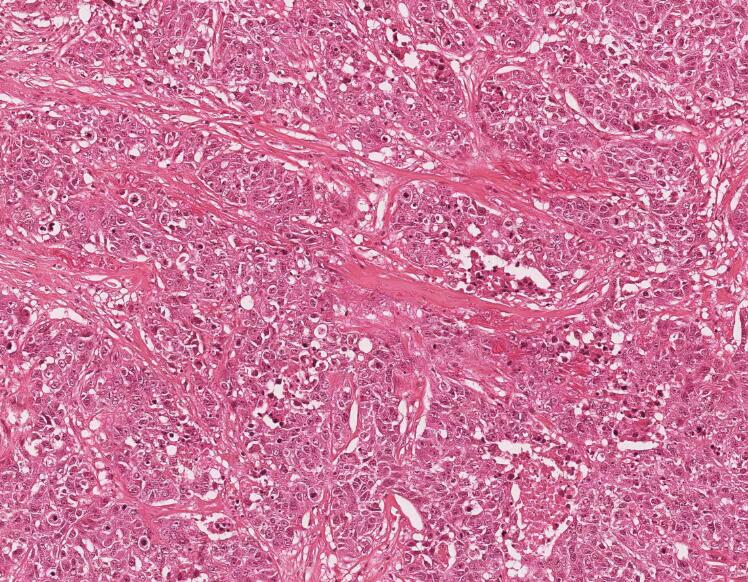
//> input picture canny_bianyuanjiance/mt.jpg, 748 x 582 px
$ ./bianyuanjiance   (built with g++ and OpenCV 4)
//> lines starting //> are read from the running program, lines starting //| are printed output that depends on the picture
#include <opencv2\opencv.hpp>
#include <opencv2\highgui\highgui.hpp>
#include <opencv2\imgproc\imgproc.hpp>
using namespace cv;

int main()
{
	// 载入原始图
	Mat src = imread("D:/ex/vsprojects/test_opencv_install/canny_bianyuanjiance/mt.jpg");
//> src is the input picture: 582 rows x 748 cols, CV_8UC3; mean B, G, R 156.6, 120.3, 205.2
	Mat src1 = src.clone();

	// 显示原始图
	imshow("【原始图】canny边缘检测", src);

	//--------------------------------------------------
	// 方法一：最简单的canny用法，拿到原图后直接用。
	// 注意：次方法在opencv2中可用，在opencv3中已经失效
	//--------------------------------------------------
	//Canny(srcImage,srcImage,150,100,3);
	//imshow("【效果图】canny边缘检测",srcImage);

	//--------------------------------------------------
	//方法二、高阶的canny用法，转成灰度图，降噪，用canny，最后将得到的边缘作为掩码，拷贝原图到效果图上，得到彩色的边缘图
	//--------------------------------------------------
	Mat dst, edge, gray;

	//创建与src同类型和大小的矩阵（dst）
	dst.create(src1.size(), src1.type());

	//将原图像转为灰度图像
	cvtColor(src1, gray, COLOR_BGR2GRAY);
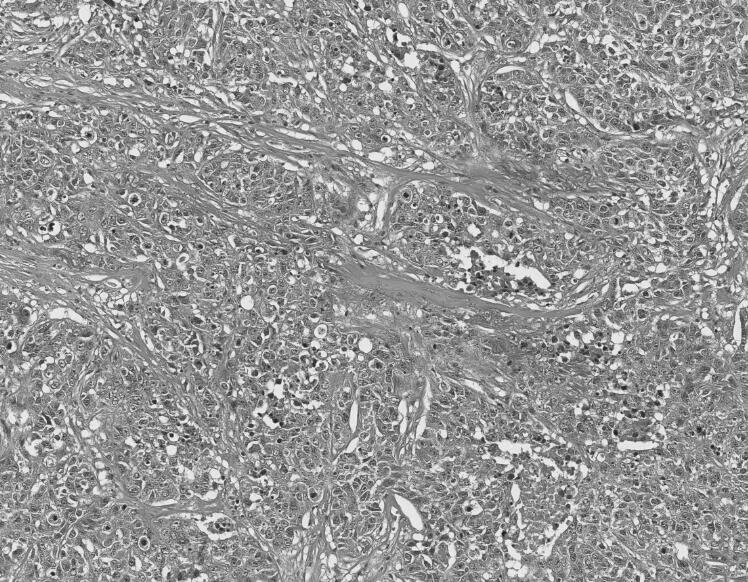
//> gray: 582 rows x 748 cols, CV_8UC1; min 19, max 252, mean 149.8

	//先用3X3内核来降噪
	blur(gray, edge, Size(3, 3));

	//运行canny算子
	Canny(edge, edge, 3, 9, 3);
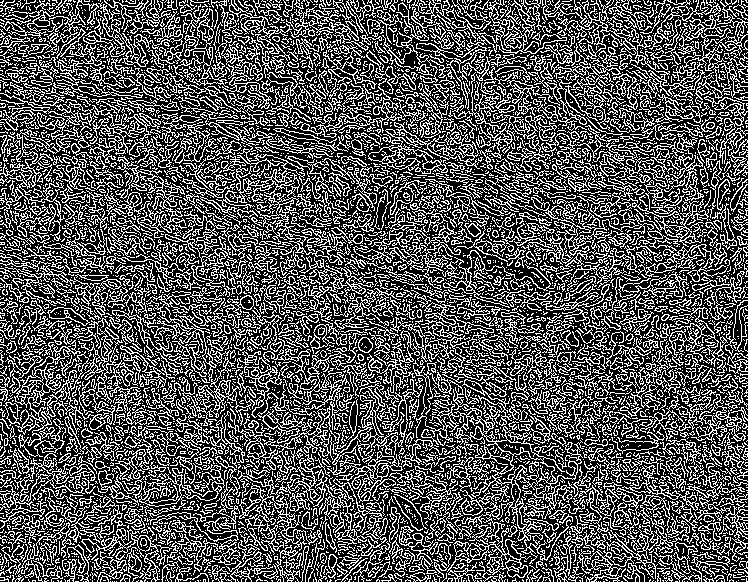
//> edge: 582 rows x 748 cols, CV_8UC1; 33.7% white in thin lines or dots

	//将g_dstImage内的所有元素设置为0
	dst = Scalar::all(0);

	//使用canny算子输出的边缘图g_cannyDetectedEdges作为掩码，来将原图g_srcImage拷到目标图g_dstImage中
	src.copyTo(dst, edge);
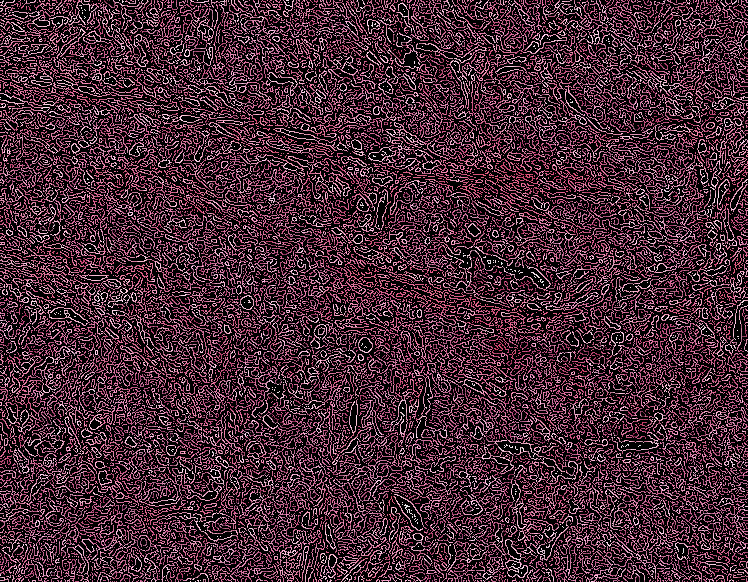
//> dst: 582 rows x 748 cols, CV_8UC3; mean B, G, R 52.4, 40.2, 68.8

	//显示效果图
	imshow("【灰度图】灰度canny检测图", edge);
	imshow("【效果图】canny边缘检测2", dst);
	waitKey(0);
	return 0;
}

$ run again, with canny_bianyuanjiance/2.jpg copied over canny_bianyuanjiance/mt.jpg
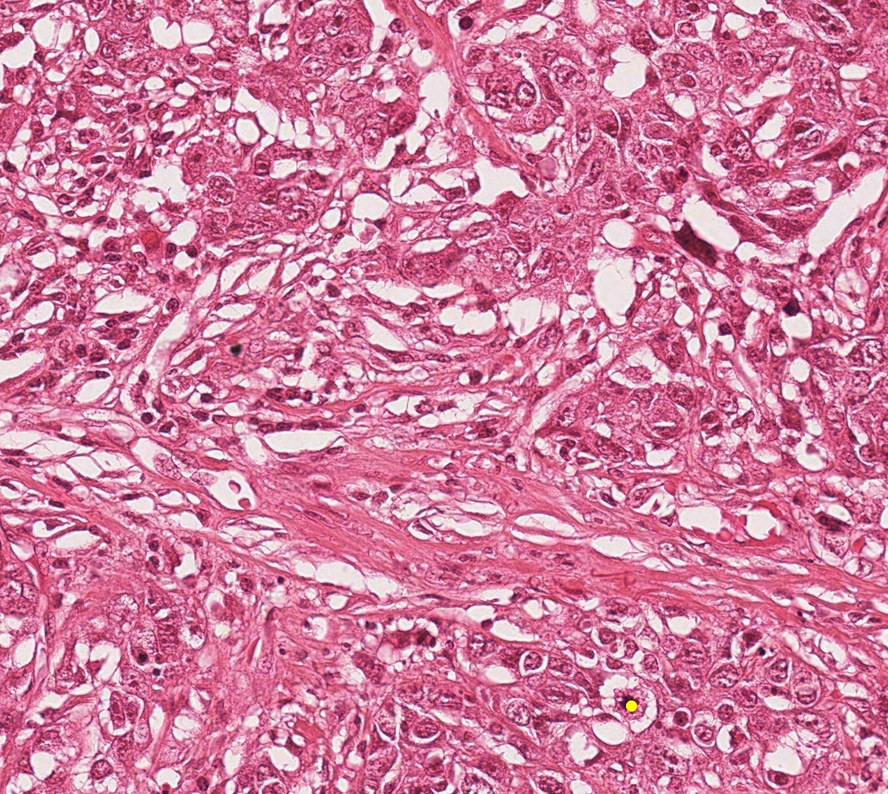
//> input picture canny_bianyuanjiance/2.jpg, 888 x 794 px, shrunk from 1539 x 1376 before the run
//> src is the input picture: 794 rows x 888 cols, CV_8UC3; mean B, G, R 160.3, 127.9, 208.6
//> `Canny(edge, edge, 3, 9, 3);`:
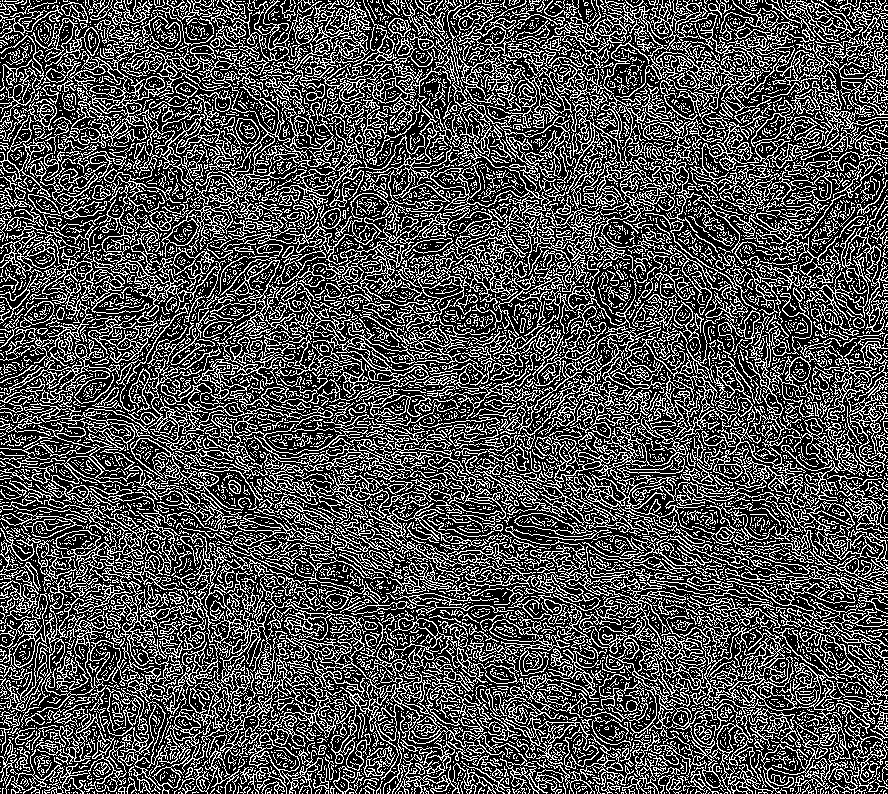
//> edge: 794 rows x 888 cols, CV_8UC1; 31.3% white in thin lines or dots
//> `src.copyTo(dst, edge);`:
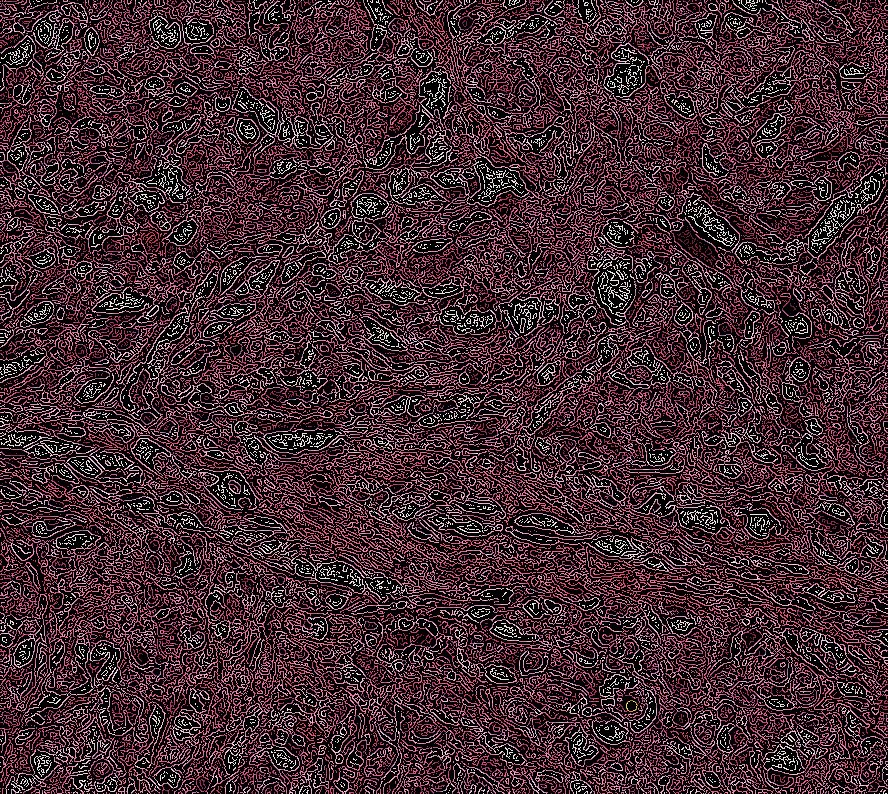
//> dst: 794 rows x 888 cols, CV_8UC3; mean B, G, R 50.2, 39.4, 65.9

$ run again, with canny_bianyuanjiance/cat.jpg copied over canny_bianyuanjiance/mt.jpg
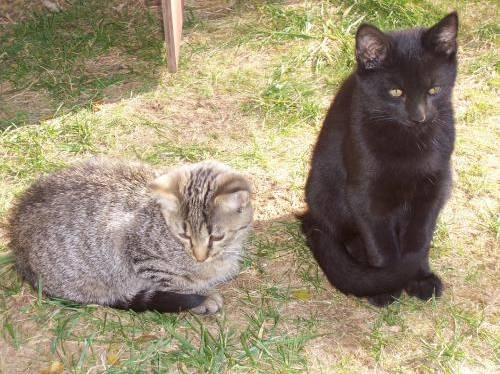
//> input picture canny_bianyuanjiance/cat.jpg, 500 x 374 px
//> src is the input picture: 374 rows x 500 cols, CV_8UC3; mean B, G, R 118.1, 146.4, 157.9
//> `Canny(edge, edge, 3, 9, 3);`:
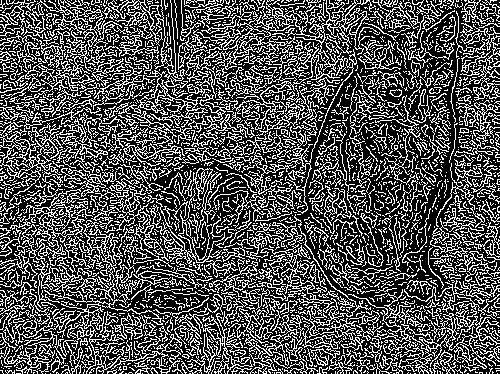
//> edge: 374 rows x 500 cols, CV_8UC1; 32.5% white in thin lines or dots
//> `src.copyTo(dst, edge);`:
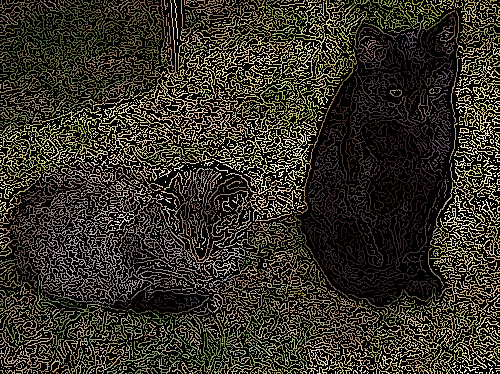
//> dst: 374 rows x 500 cols, CV_8UC3; mean B, G, R 39.1, 48.8, 52.5
